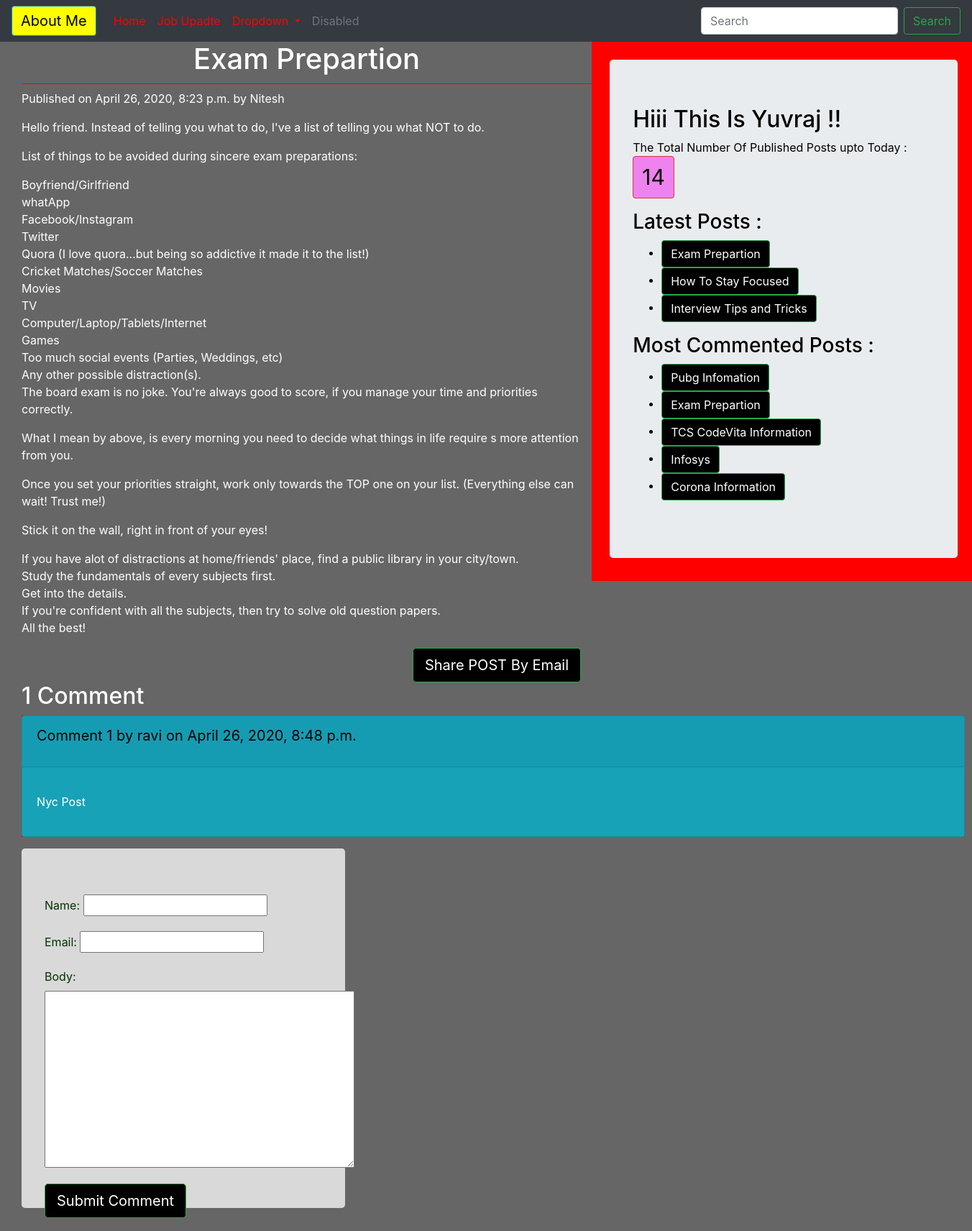
/2020/04/26/exam-prepartion/, run on the app's committed database.
### blog/models.py (models this page shows, shortened)
class Post(models.Model):
    STATUS_CHOICE=(('draft','Draft'),('published','Published'))
    title=models.CharField(max_length=256)
    slug=models.SlugField(max_length=256,unique_for_date='publish')
    author=models.ForeignKey(User,related_name='blog_post',on_delete=models.CASCADE)
    body=models.TextField()
    publish=models.DateTimeField(default=timezone.now)
    created=models.DateTimeField(auto_now=True)
    updated=models.DateTimeField(auto_now=True)
    status=models.CharField(max_length=10,choices=STATUS_CHOICE,default='draft')
    objects=CustomManager()
    tags=TaggableManager()
    class Meta:
        ordering=('-publish',)
    def get_absolute_url(self):
        return reverse('post_detail',args=[self.publish.year,self.publish.strftime('%m'),
        self.publish.strftime('%d'),self.slug])

class Comment(models.Model):
    post=models.ForeignKey(Post,related_name='comments',on_delete=models.CASCADE)
    name=models.CharField(max_length=50)
    email=models.EmailField()
    body=models.TextField()
    created=models.DateTimeField(auto_now_add=True)
    update=models.DateTimeField(auto_now=True)
    active=models.BooleanField(default=True)
    class Meta:
        ordering=('-created',)

### blog/views.py (the view)
def post_detail_view(request,year,month,day,post):
    post=get_object_or_404(Post,slug=post,
                            status='published',
                            publish__year=year,
                            publish__month=month,
                            publish__day=day, )
    comments=post.comments.filter(active=True)
    csubmit=False
    if request.method=='POST':
        form=CommentForm(request.POST)
        if form.is_valid():
            new_comment=form.save(commit=False)
            new_comment.post=post
            new_comment.save()
            csubmit=True
    else:
        form=CommentForm()
    return render(request,'blog/post_detail.html',{'post':post,'form':form,'csubmit':csubmit,
    'comments':comments})

### blog/forms.py
class CommentForm(forms.ModelForm):
    class Meta:
        model=Comment
        fields=('name','email','body')

### blog/models.py (called while the page is built)
    def get_queryset(self):
        return super().get_queryset().filter(status='published')

### blog/templatetags/blog_tags.py (called while the page is built)
@register.simple_tag(name='my_tag')
def total_post():
    return Post.objects.count()

@register.inclusion_tag('blog/latest_post.html')
def show_latest_posts():
    latest_post=Post.objects.order_by('-publish')[:3]
    return {'latest_post':latest_post}

@register.simple_tag
def get_most_commented_post(count=5):
    most_commented_post= Post.objects.annotate(total_comments=Count('comments')).order_by('-total_comments')[:count]
    return {'most_commented_post':most_commented_post}

### templates/blog/post_detail.html (shortened to what this page needs)
{%extends 'blog/base.html'%}
{%block content_block%}
<h1>{{post.title}}</h1>
<p >Published on {{post.publish}} by {{post.author | title}}</p>
<p >{{post.body|linebreaks}}</p>
<center>
  <a href="/{{post.id}}/share" class="btn btn-lg btn-success" >Share POST By Email</a>
</center>
{%with comments.count as comments_count%}
<h2>{{comments_count}} Comment{{comments_count | pluralize}}</h2>
{%endwith%}
{%if comments%}
    {%for comment in comments%}
      <div class="commenttext">
        <div class="card text-white bg-info mb-3" style="width: 82rem;">
          <div class="card-header"><p id='ch'>Comment {{forloop.counter}} by {{comment.name}} on {{comment.created}}</p></div>
          <div class="card-body">
            <p class="card-text">{{comment.body|linebreaks}}</p>
          </div>
        </div>
        </div>
        {%endfor%}
     {%else%}
<p>There is no Comment Yet !!! </p>
{%endif%}
{%if csubmit%}
  <h2>Your Comment Submit SuccessFully</h2>
{%else%}
<div >
<form class="jumbotron" id="subcommentform" width='40px' method="post">
  {{form.as_p}}
  <input type="submit" class='btn btn-lg btn-success'  align='center' value="Submit Comment">
</form>
</div>
{%endif%}
{%endblock%}

### templates/blog/base.html (shortened to what this page needs)
<!DOCTYPE html>
{%load blog_tags%}
{%load static%}
<html lang="en" dir="ltr">
  <head>
    <link rel="stylesheet" href="https://stackpath.bootstrapcdn.com/bootstrap/4.4.1/css/bootstrap.min.css">
<link rel="stylesheet" href="{%static "/css/blog.css" %}">
  </head>
  <body>
  <nav class="navbar navbar-expand-lg navbar-primary bg-dark ">
  <a class="navbar-brand btn btn-primary" href="#">About Me</a>
  <div class="collapse navbar-collapse" id="navbarSupportedContent">
    <ul class="navbar-nav mr-auto">
      <li class="nav-item active">
        <a class="nav-link" href="#">Home <span class="sr-only">(current)</span></a>
      </li>
      <li class="nav-item">
        <a class="nav-link" href="#">Job Upadte</a>
      </li>
      <li class="nav-item dropdown">
        <a class="nav-link dropdown-toggle" href="#" id="navbarDropdown" role="button" data-toggle="dropdown" aria-haspopup="true" aria-expanded="false">
          Dropdown
        </a>
      </li>
      <li class="nav-item">
        <a class="nav-link disabled" href="#" tabindex="-1" aria-disabled="true">Disabled</a>
      </li>
    </ul>
    <form class="form-inline my-2 my-lg-0">
      <input class="form-control mr-sm-2" type="search" placeholder="Search" aria-label="Search">
      <button class="btn btn-outline-success my-2 my-sm-0" type="submit">Search</button>
    </form>
  </div>
</nav>
{%block sidebar%}
<div class="content">
  <div class="sidebar">
    <div class="jumbotron" >
   <h2>Hiii This Is Yuvraj !!</h2>
   <p>The Total Number Of Published Posts upto Today : <span id ='pcount' class="btn btn-danger">{%my_tag%}</span></p>
   <h3>Latest Posts :</h3>{%show_latest_posts%}
   <h3>Most Commented Posts :</h3>
<div class="Most_Commented_post">
   <ul>
     {%get_most_commented_post as most_commented_post%}
     {%for post in most_commented_post.most_commented_post %}
     <li > <a href="{{post.get_absolute_url}}" class="btn btn-success" id="Most_Commented_post">{{post.title}}</a></li>
     {%endfor%}
   </ul>
   </div>
   </div>
  </div>
{%endblock%}
{%block content_block%}
 {%endblock%}
</div>
  </body>
</html>

### templates/blog/latest_post.html
<ul>
  {%for post in latest_post%}
  <li><a href="{{post.get_absolute_url}} " class="btn btn-success"> {{post.title}}</a></li>
  {%endfor%}
</ul>

### static/css/blog.css (style rules this page uses)
.content { width:100%; height: auto; float:left; padding: 0 0 0 30px; background: #666666; color: white; }
.sidebar { width: 40%; float:right; padding:25px 20px 0px 25px; background: red; color: black; }
h1 { text-align: center; border-bottom: 1px solid red; padding-bottom: 10px; }
#pcount { color: black; background-color: violet; font-size: 30px; }
a { color: red; }
#subcommentform { width: 450px; height: 500px; background-color: #d9d9d9; color: #003300; }
#ch { color:black; border: 20px; font-size: 20px; }
.commenttext { width: 100px; background-color: red; }
.btn-primary { background-color: yellow; color:black; font-style:italic, bold; }
.btn-success { background-color: black; color:white; font-style:italic, bold; }

### data on the page
Post: title "Exam Prepartion", publish "April 26, 2020, 8:23 p.m.", author "Nitesh", body "Hello friend. Instead of telling you what to do, I've a list of telling you what NOT to do. List of things to be avoided during sincere exam preparations: Boyfriend/Girlfriend whatApp Facebook/Instagram Twitter Quora (I love quora...but being so addictive it made it to the list!) Cricket Matches/Soccer Matches Movies TV Computer/Laptop/Tablets/Internet Games Too much social events (Parties, Weddings, etc) Any other possible distraction(s). The board exam is no joke. You're always good to score, if you manage your time and priorities correctly. What I mean by above, is every morning you need to decide what things in life require s more attention from you. Once you set your priorities…"
Post: title "How To Stay Focused"
Post: title "Interview Tips and Tricks"
Post: title "Pubg Infomation"
Post: title "TCS CodeVita Information"
Post: title "Infosys"
Post: title "Corona Information"
Comment: name "ravi", created "April 26, 2020, 8:48 p.m.", body "Nyc Post"

### other printed values
{{ comments_count }} "1"
